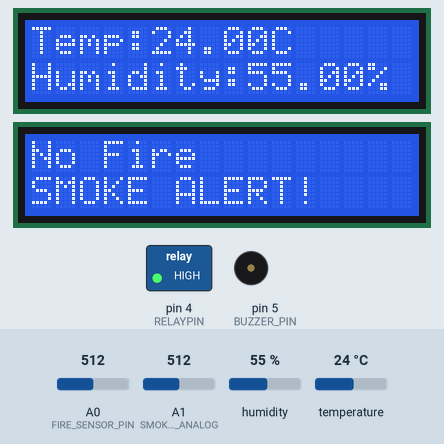
Bench run of a sketch on a simulated Arduino Uno, built with avr-gcc and run on an emulated ATmega328P. On the bench: 2 × 16×2 character LCD, switched loads named in the sketch (green lamp = pin HIGH), buzzer (waves = sounding, pin HIGH). The test bench sets the inputs (shaded band); at power-on: A0 (FIRE_SENSOR_PIN) = 512, A1 (SMOKE_SENSOR_PIN_ANALOG) = 512, temperature 24 °C, humidity 55 %. What the sketch prints to the serial monitor is not drawn.

Above: at 5.3 s.
5.4 s: A0 (FIRE_SENSOR_PIN) set to 215
8.0 s: A0 (FIRE_SENSOR_PIN) set to 182
At 9.2 s:
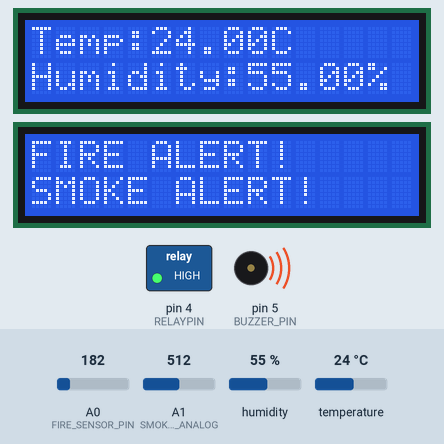
10.6 s: A1 (SMOKE_SENSOR_PIN_ANALOG) set to 487
At 12.6 s:
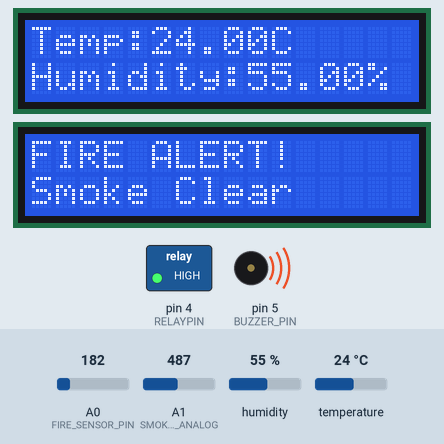
13.7 s: temperature set to 19 °C
At 16.8 s:
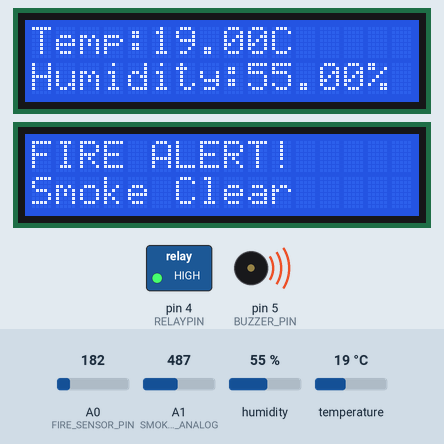
17.7 s: temperature set to 16 °C
At 21.1 s:
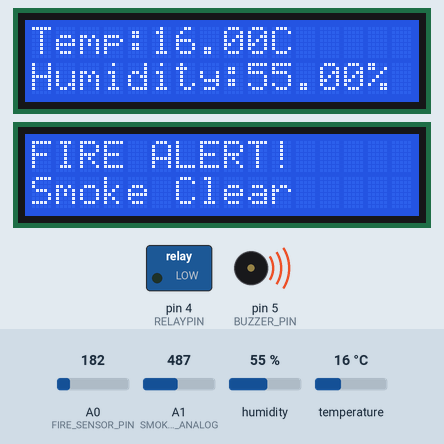
21.7 s: A0 (FIRE_SENSOR_PIN) set to 210
At 22.5 s:
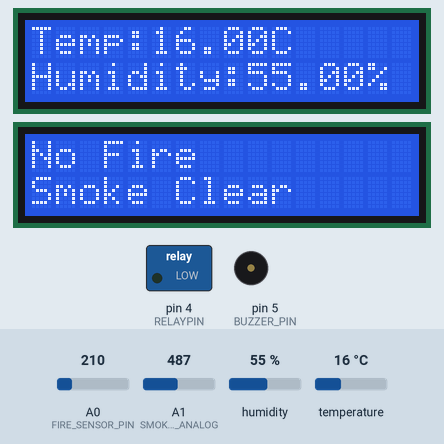
Timing chart, 0 to 24.7 s (numbered marks = the images above; inputs shaded):
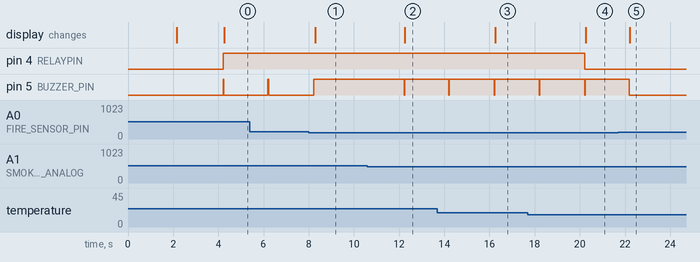

Measured:
- the behaviour switches between 201 and 200 on A0 (FIRE_SENSOR_PIN) (found by bisection; images 0 and 1)
- the behaviour switches between 500 and 499 on A1 (SMOKE_SENSOR_PIN_ANALOG) (found by bisection; images 1 and 2)
- the behaviour switches between 18 and 17 °C on temperature (found by bisection; images 3 and 4)
- after the input at 8.0 s, pin 5 (BUZZER_PIN): goes on until 8.2 s, then stays HIGH; the display: changes after 0.28 s (image 1)
- after the input at 10.6 s, pin 5 (BUZZER_PIN): HIGH → LOW after 1.6 s, → HIGH 0.03 s later; the display: changes after 1.7 s (image 2)
- after the input at 13.7 s, the display: changes after 2.6 s (image 3)
- after the input at 17.7 s, pin 4 (RELAYPIN): HIGH → LOW after 2.5 s; the display: changes after 2.6 s (image 4)
- after the input at 21.7 s, pin 5 (BUZZER_PIN): goes on until 22.2 s, then stays LOW; the display: changes after 0.52 s (image 5)

The sketch:

2nd_arduino.ino
```cpp
#include <DHT.h>
#include <Wire.h>
#include <LiquidCrystal_I2C.h>


#define DHTPIN 2
#define DHTTYPE DHT11
#define SMOKE_SENSOR_PIN_ANALOG A1
#define FIRE_SENSOR_PIN A0
#define BUZZER_PIN 5
#define RELAYPIN 4

const int smokeThreshold = 500;
const int fireThreshold = 200;

float tempThreshold = 18.0;
int flamesensvalue = 0;
int SmokeSensorReading = 0;

unsigned long lastTempHumidityTime = 0;
unsigned long lastSmokeCheckTime = 0;
unsigned long lastFireCheckTime = 0;

const long tempHumidityInterval = 2000;
const long smokeCheckInterval = 2000;
const long fireCheckInterval = 2000;

DHT dht(DHTPIN, DHTTYPE);

// LCD on Default I2C bus for Temp & Humidity
LiquidCrystal_I2C lcd(0x27, 16, 2);


LiquidCrystal_I2C lcd2(0x26, 16, 2); // Address remains the same but uses SoftwareWire

void setup() {
  Serial.begin(9600);
  dht.begin();

  pinMode(SMOKE_SENSOR_PIN_ANALOG, INPUT);
  pinMode(BUZZER_PIN, OUTPUT);
  pinMode(FIRE_SENSOR_PIN, INPUT);
  pinMode(RELAYPIN, OUTPUT);

  digitalWrite(RELAYPIN, LOW);

  // Initialize First LCD (Temperature & Humidity)
  Wire.begin();
  lcd.init();
  lcd.backlight();
  lcd.setCursor(0, 0);
  lcd.print("Temp & Humidity");
  delay(2000);
  lcd.clear();

  // Initialize Second LCD (Smoke & Fire)
  lcd2.init();
  lcd2.backlight();
  lcd2.setCursor(0, 0);
  lcd2.print("Smoke & Fire");
  delay(2000);
  lcd2.clear();
}

void loop() {
  unsigned long currentMillis = millis();

  // --- Temperature & Humidity Check ---
  if (currentMillis - lastTempHumidityTime >= tempHumidityInterval) {
    lastTempHumidityTime = currentMillis;

    float temperature = dht.readTemperature();
    float humidity = dht.readHumidity();

    if (isnan(temperature) || isnan(humidity)) {
      Serial.println("Failed to read from DHT sensor!");
      return;
    }

    Serial.print("Temperature: ");
    Serial.print(temperature);
    Serial.print("°C ");
    Serial.print("Humidity: ");
    Serial.print(humidity);
    Serial.println("%");

    Wire.beginTransmission(0x27); // Ensure the correct I2C address
    lcd.setCursor(0, 0);
    lcd.print("Temp:");
    lcd.print(temperature);
    lcd.print("C   ");

    lcd.setCursor(0, 1);
    lcd.print("Humidity:");
    lcd.print(humidity);
    lcd.print("%   ");
Wire.endTransmission();

    if (temperature >= tempThreshold) {
      digitalWrite(RELAYPIN, HIGH);
      Serial.println("Fan ON");
    } else {
      digitalWrite(RELAYPIN, LOW);
      Serial.println("Fan OFF");
    }
  }

  // --- Smoke Sensor Check ---
  if (currentMillis - lastSmokeCheckTime >= smokeCheckInterval) {
    lastSmokeCheckTime = currentMillis;

    SmokeSensorReading = analogRead(SMOKE_SENSOR_PIN_ANALOG);
    Serial.print("Smoke Sensor Value: ");
    Serial.println(SmokeSensorReading);

   Wire.beginTransmission(0x26); // Ensure the correct I2C address
    // lcd2.setCursor(0, 0);
    // lcd2.print("Smoke:");
    // lcd2.print(SmokeSensorReading);
    // lcd2.print("   "); // Clear trailing digits

    if (SmokeSensorReading >= smokeThreshold) {
      Serial.println("Warning: Smoke Detected!");
      digitalWrite(BUZZER_PIN, HIGH);
      lcd2.setCursor(0, 1);
      lcd2.print("SMOKE ALERT!");
    } else {
      digitalWrite(BUZZER_PIN, LOW);
      lcd2.setCursor(0, 1);
      lcd2.print("Smoke Clear  ");
    }
   Wire.endTransmission();
  }

  // --- Fire Sensor Check ---
  if (currentMillis - lastFireCheckTime >= fireCheckInterval) {
    lastFireCheckTime = currentMillis;

    flamesensvalue = analogRead(FIRE_SENSOR_PIN);
    Serial.print("Flame Sensor Value: ");
    Serial.println(flamesensvalue);

   Wire.beginTransmission(0x26); // Ensure the correct I2C address
    // lcd2.setCursor(0, 0);
    // lcd2.print("Flame:");
    // lcd2.print(flamesensvalue);
    // lcd2.print("   "); // Clear trailing digits

    if (flamesensvalue <= fireThreshold) {
      Serial.println("Warning: Fire Detected!");
      digitalWrite(BUZZER_PIN, HIGH);
      lcd2.setCursor(0, 0);
      lcd2.print("FIRE ALERT!");
    } else {
      digitalWrite(BUZZER_PIN, LOW);
      lcd2.setCursor(0, 0);
      lcd2.print("No Fire      ");
    }
   Wire.endTransmission();
  }
}
```
